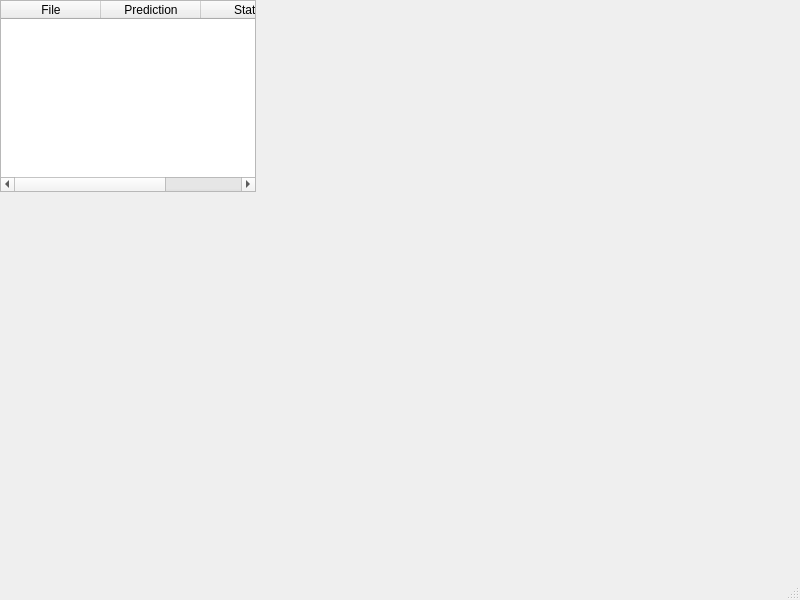
<?xml version="1.0" encoding="UTF-8"?>
<ui version="4.0">
 <class>classifierUI</class>
 <widget class="QMainWindow" name="classifierUI">
  <property name="geometry">
   <rect>
    <x>0</x>
    <y>0</y>
    <width>800</width>
    <height>600</height>
   </rect>
  </property>
  <property name="windowTitle">
   <string>classifierUI</string>
  </property>
  <widget class="QWidget" name="centralwidget">
   <!-- The DropArea widget is removed here since we're adding it programmatically -->
   <widget class="QTableWidget" name="results">
    <column>
     <property name="text">
      <string>File</string>
     </property>
    </column>
    <column>
     <property name="text">
      <string>Prediction</string>
     </property>
    </column>
    <column>
     <property name="text">
      <string>Status</string>
     </property>
    </column>
   </widget>
  </widget>
  <widget class="QMenuBar" name="menubar">
   <property name="geometry">
    <rect>
     <x>0</x>
     <y>0</y>
     <width>800</width>
     <height>24</height>
    </rect>
   </property>
  </widget>
  <widget class="QStatusBar" name="statusbar"/>
 </widget>
 <customwidgets>
  <customwidget>
   <class>DropArea</class>
   <extends>QWidget</extends>
   <header location="global">droparea.h</header>
   <container>1</container>
  </customwidget>
 </customwidgets>
 <resources/>
 <connections/>
</ui>
